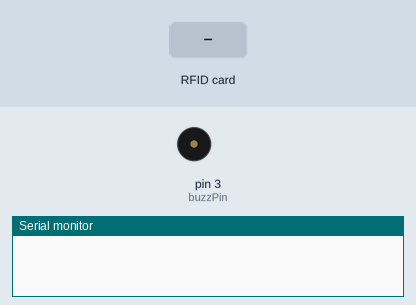
Recording of a sketch running on a simulated Arduino Uno, built with avr-gcc and run on an emulated ATmega328P. Parts: buzzer (waves = sounding), the last lines printed to the serial monitor. The test bench sets the inputs (shaded band).

Above: at 1.2 s.
1.3 s: RFID card 5E 7A 19 C4 held to the reader
At 2.1 s:
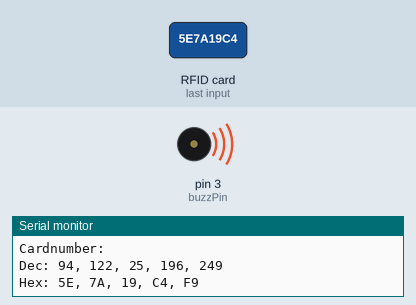
2.8 s: RFID card 5E 7A 19 C4 held to the reader
Timing chart, 0 to 5.8 s (numbered marks = the images above; inputs shaded):
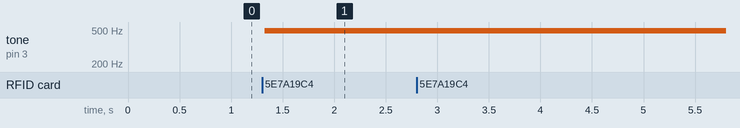

Measured:
- after the input at 1.3 s, tone on pin 3 (buzzPin): silent → 490 Hz at once

The sketch:

RFID_Reader.ino
```cpp
#include <SPI.h>
#include <RFID.h>

#define SS_PIN 10
#define RST_PIN 9

RFID rfid(SS_PIN, RST_PIN);

int buzzPin = 3;

// Setup variables:
int serNum0;
int serNum1;
int serNum2;
int serNum3;
int serNum4;

void setup()
{
  Serial.begin(9600);
  SPI.begin();
  rfid.init();
}

void loop()
{

  if (rfid.isCard()) {
    if (rfid.readCardSerial()) {
      if (rfid.serNum[0] != serNum0
          && rfid.serNum[1] != serNum1
          && rfid.serNum[2] != serNum2
          && rfid.serNum[3] != serNum3
          && rfid.serNum[4] != serNum4
         ) {
        /* With a new cardnumber, show it. */
        Serial.println(" ");
        Serial.println("Card found");
        serNum0 = rfid.serNum[0];
        serNum1 = rfid.serNum[1];
        serNum2 = rfid.serNum[2];
        serNum3 = rfid.serNum[3];
        serNum4 = rfid.serNum[4];

        //Serial.println(" ");
        Serial.println("Cardnumber:");
        Serial.print("Dec: ");
        Serial.print(rfid.serNum[0], DEC);
        Serial.print(", ");
        Serial.print(rfid.serNum[1], DEC);
        Serial.print(", ");
        Serial.print(rfid.serNum[2], DEC);
        Serial.print(", ");
        Serial.print(rfid.serNum[3], DEC);
        Serial.print(", ");
        Serial.print(rfid.serNum[4], DEC);
        Serial.println(" ");

        Serial.print("Hex: ");
        Serial.print(rfid.serNum[0], HEX);
        Serial.print(", ");
        Serial.print(rfid.serNum[1], HEX);
        Serial.print(", ");
        Serial.print(rfid.serNum[2], HEX);
        Serial.print(", ");
        Serial.print(rfid.serNum[3], HEX);
        Serial.print(", ");
        Serial.print(rfid.serNum[4], HEX);
        Serial.println(" ");
        //buzzer
        analogWrite(3, 20);
        delay(500);
        analogWrite(3, 0);
      } else {
        /* If we have the same ID, just write a dot. */
        Serial.print(".");
      }
    }
  }
  /*else{
   Serial.println("Card not Found!!!");
  }*/

  rfid.halt();
}
```
